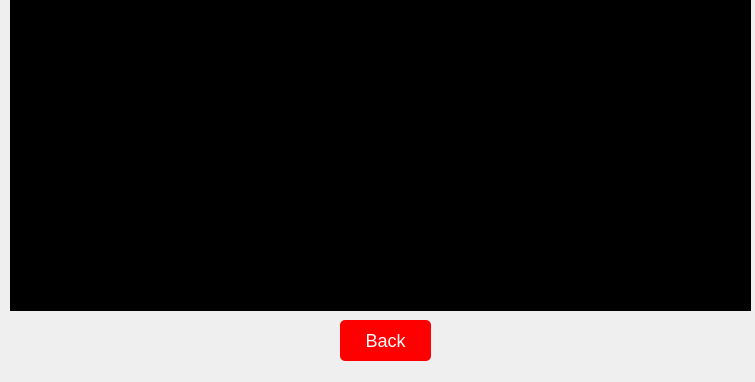
<?xml version="1.0" encoding="UTF-8"?>
<ui version="4.0">
 <class>viewStaff</class>
 <widget class="QWidget" name="viewStaff">
  <property name="geometry">
   <rect>
    <x>0</x>
    <y>0</y>
    <width>755</width>
    <height>382</height>
   </rect>
  </property>
  <property name="windowTitle">
   <string>Form</string>
  </property>
  <property name="styleSheet">
   <string notr="true">background-image: url(:/assets/assets/banner (2).jpg);</string>
  </property>
  <widget class="QTableView" name="tableView">
   <property name="geometry">
    <rect>
     <x>10</x>
     <y>0</y>
     <width>741</width>
     <height>311</height>
    </rect>
   </property>
   <property name="styleSheet">
    <string notr="true">color: white;
background: black;
opacity: 0.8;
fon-size: 16px;
background-image: url(:/assets/banner (2).jpg);
</string>
   </property>
  </widget>
  <widget class="QPushButton" name="pushButton">
   <property name="geometry">
    <rect>
     <x>340</x>
     <y>320</y>
     <width>91</width>
     <height>41</height>
    </rect>
   </property>
   <property name="styleSheet">
    <string notr="true">opacity: 1;
 padding: 10px;
 box-shadow: 2px 2px grey;
 font-size: 18px;
 color: white;
 background: red; 
border-radius: 5px;
z-index: 1;</string>
   </property>
   <property name="text">
    <string>Back</string>
   </property>
  </widget>
 </widget>
 <resources/>
 <connections/>
</ui>
